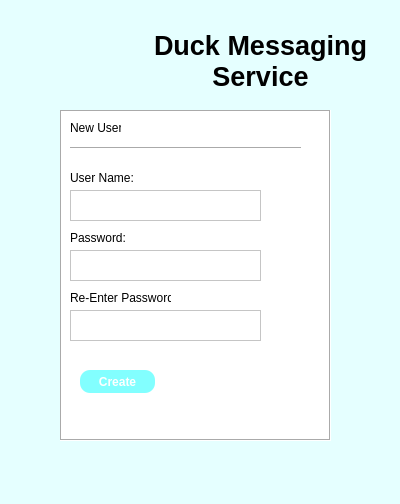
<?xml version="1.0" encoding="UTF-8"?>
<ui version="4.0">
 <class>NewUserWindow</class>
 <widget class="QDialog" name="NewUserWindow">
  <property name="geometry">
   <rect>
    <x>0</x>
    <y>0</y>
    <width>400</width>
    <height>504</height>
   </rect>
  </property>
  <property name="windowTitle">
   <string>Dialog</string>
  </property>
  <property name="styleSheet">
   <string notr="true">background-color: rgb(229, 255, 255);</string>
  </property>
  <widget class="QLabel" name="MessengerName">
   <property name="geometry">
    <rect>
     <x>140</x>
     <y>20</y>
     <width>241</width>
     <height>81</height>
    </rect>
   </property>
   <property name="font">
    <font>
     <pointsize>20</pointsize>
     <weight>75</weight>
     <bold>true</bold>
    </font>
   </property>
   <property name="text">
    <string>Duck Messaging Service</string>
   </property>
   <property name="alignment">
    <set>Qt::AlignCenter</set>
   </property>
   <property name="wordWrap">
    <bool>true</bool>
   </property>
  </widget>
  <widget class="QLabel" name="Logo">
   <property name="geometry">
    <rect>
     <x>30</x>
     <y>20</y>
     <width>71</width>
     <height>61</height>
    </rect>
   </property>
   <property name="text">
    <string/>
   </property>
   <property name="pixmap">
    <pixmap resource="resource.qrc">:/Images/Duck.png</pixmap>
   </property>
   <property name="scaledContents">
    <bool>true</bool>
   </property>
  </widget>
  <widget class="QFrame" name="frame">
   <property name="geometry">
    <rect>
     <x>60</x>
     <y>110</y>
     <width>271</width>
     <height>331</height>
    </rect>
   </property>
   <property name="styleSheet">
    <string notr="true">background-color: rgb(255, 255, 255);</string>
   </property>
   <property name="frameShape">
    <enum>QFrame::Box</enum>
   </property>
   <property name="frameShadow">
    <enum>QFrame::Sunken</enum>
   </property>
   <widget class="QLabel" name="SignInLabel_3">
    <property name="geometry">
     <rect>
      <x>10</x>
      <y>10</y>
      <width>51</width>
      <height>16</height>
     </rect>
    </property>
    <property name="text">
     <string>New User</string>
    </property>
   </widget>
   <widget class="Line" name="line_5">
    <property name="geometry">
     <rect>
      <x>10</x>
      <y>30</y>
      <width>231</width>
      <height>16</height>
     </rect>
    </property>
    <property name="orientation">
     <enum>Qt::Horizontal</enum>
    </property>
   </widget>
   <widget class="QLabel" name="UserNameLabel_3">
    <property name="geometry">
     <rect>
      <x>10</x>
      <y>60</y>
      <width>71</width>
      <height>16</height>
     </rect>
    </property>
    <property name="text">
     <string>User Name:</string>
    </property>
   </widget>
   <widget class="QPlainTextEdit" name="UserNameBox_3">
    <property name="geometry">
     <rect>
      <x>10</x>
      <y>80</y>
      <width>191</width>
      <height>31</height>
     </rect>
    </property>
    <property name="frameShape">
     <enum>QFrame::StyledPanel</enum>
    </property>
    <property name="frameShadow">
     <enum>QFrame::Sunken</enum>
    </property>
    <property name="lineWidth">
     <number>1</number>
    </property>
   </widget>
   <widget class="QPlainTextEdit" name="PasswordBox_3">
    <property name="geometry">
     <rect>
      <x>10</x>
      <y>140</y>
      <width>191</width>
      <height>31</height>
     </rect>
    </property>
   </widget>
   <widget class="QLabel" name="PasswordLabel_3">
    <property name="geometry">
     <rect>
      <x>10</x>
      <y>120</y>
      <width>71</width>
      <height>16</height>
     </rect>
    </property>
    <property name="text">
     <string>Password:</string>
    </property>
   </widget>
   <widget class="QPushButton" name="SignUpButton_3">
    <property name="geometry">
     <rect>
      <x>20</x>
      <y>260</y>
      <width>75</width>
      <height>23</height>
     </rect>
    </property>
    <property name="font">
     <font>
      <weight>75</weight>
      <bold>true</bold>
     </font>
    </property>
    <property name="styleSheet">
     <string notr="true">border-radius: 10px;
background-color: rgb(130, 255, 255);
color: rgb(255, 255, 255);</string>
    </property>
    <property name="text">
     <string>Create</string>
    </property>
   </widget>
   <widget class="QLabel" name="PasswordLabel_4">
    <property name="geometry">
     <rect>
      <x>10</x>
      <y>180</y>
      <width>101</width>
      <height>16</height>
     </rect>
    </property>
    <property name="text">
     <string>Re-Enter Password:</string>
    </property>
   </widget>
   <widget class="QPlainTextEdit" name="PasswordBox_4">
    <property name="geometry">
     <rect>
      <x>10</x>
      <y>200</y>
      <width>191</width>
      <height>31</height>
     </rect>
    </property>
   </widget>
  </widget>
 </widget>
 <resources>
  <include location="resource.qrc"/>
 </resources>
 <connections/>
</ui>
